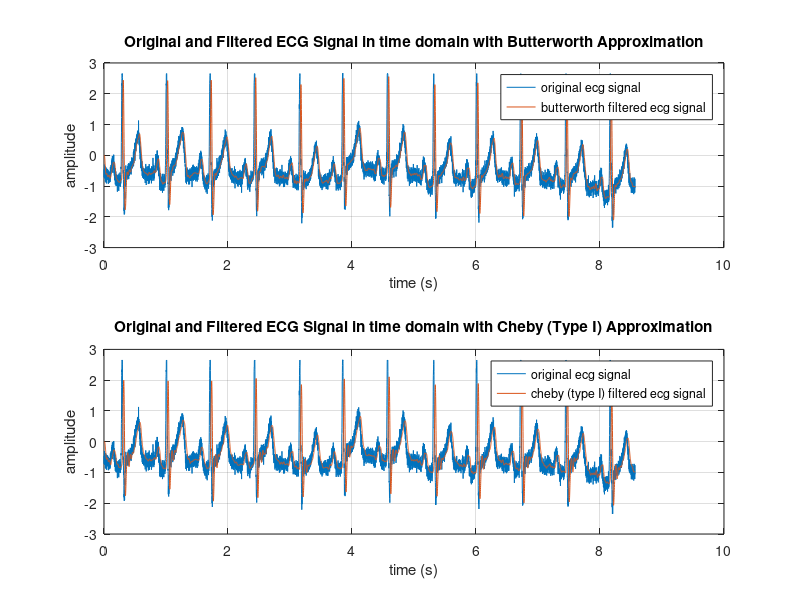
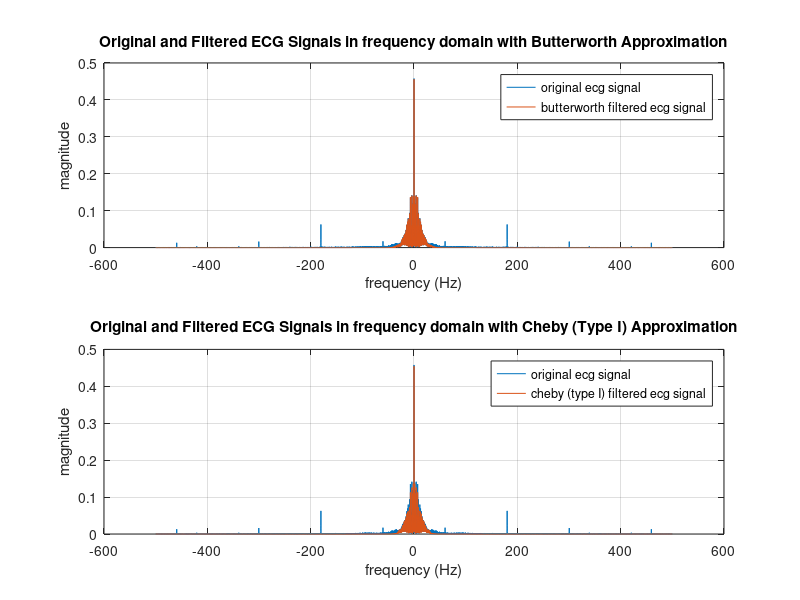

Recreate these plots in MATLAB, in order.
%% Comments are added to the report (pdf file)
%%
clc;
clear all;
close all;
%% uploading images
%%
load('ecg_2.mat'); % ecg_hfn is from ecg_2.mat file
%% Question 2. Designing digital IIR filters using Butterworth and Chebychev filter approximations
%% step a) Butterworth and Chebyshev (Type I) filter parameters
%%
Fs = 1000; % sample frequency
fc = 30; % cutoff frequency
filter_order = 5; % choosing filter order
fc_normalized = fc / (Fs/2); % normalized cutoff frequency
pb_ripple = 2; % ripple in passband
[nom_butter, denom_butter] = butter(filter_order, fc_normalized, 'low'); % designing butterworth filter
ecg_filtered_butter = filter(nom_butter, denom_butter, ecg_hfn);
[nom_cheby1, denom_cheby1] = cheby1(filter_order, pb_ripple, fc_normalized, 'low'); % designing chebyshev type I filter
ecg_filtered_cheby1 = filter(nom_cheby1, denom_cheby1, ecg_hfn);
%% step a) time domain signals
%%
N_hfn = length(ecg_hfn);
Ts = 1/Fs;
t = 0:Ts:(N_hfn-1)*Ts;
figure (1)
subplot(211)
plot(t, ecg_hfn);
hold on;
plot(t, ecg_filtered_butter);
grid on;
xlabel("time (s)");
ylabel("amplitude");
title('Original and Filtered ECG Signal in time domain with Butterworth Approximation');
legend("original ecg signal","butterworth filtered ecg signal");
subplot(212)
plot(t, ecg_hfn);
hold on;
plot(t, ecg_filtered_cheby1);
grid on;
xlabel("time (s)");
ylabel("amplitude");
title('Original and Filtered ECG Signal in time domain with Cheby (Type I) Approximation');
legend("original ecg signal","cheby (type I) filtered ecg signal");
%% step b) frequency domain signals
%%
ecg_hfn_freq = abs(fftshift(fft(ecg_hfn,N_hfn)))/N_hfn;
ecg_butter_filtered_freq = abs(fftshift(fft(ecg_filtered_butter,N_hfn)))/N_hfn;
ecg_cheby1_filtered_freq = abs(fftshift(fft(ecg_filtered_cheby1,N_hfn)))/N_hfn;
f = linspace(-Fs/2,Fs/2,N_hfn);
figure (2)
subplot(211)
plot(f, ecg_hfn_freq);
hold on;
plot(f, ecg_butter_filtered_freq);
grid on;
xlabel("frequency (Hz)");
ylabel("magnitude");
title('Original and Filtered ECG Signals in frequency domain with Butterworth Approximation');
legend("original ecg signal","butterworth filtered ecg signal");
subplot(212)
plot(f, ecg_hfn_freq);
hold on;
plot(f, ecg_cheby1_filtered_freq);
grid on;
xlabel("frequency (Hz)");
ylabel("magnitude");
title('Original and Filtered ECG Signals in frequency domain with Cheby (Type I) Approximation');
legend("original ecg signal","cheby (type I) filtered ecg signal");